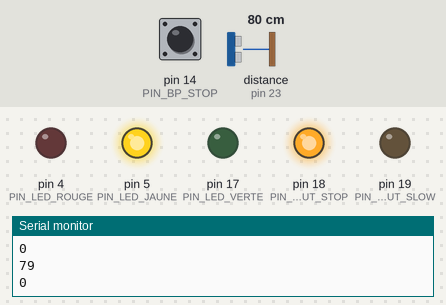
The sketch below on a simulated Arduino Mega 2560, built with avr-gcc and run on an emulated ATmega2560. Shown: output pins drawn as LEDs (lit = HIGH), the last lines printed to the serial monitor. Wiring (inferred from the names in the program): ultrasonic range finder: trigger pin 22; echo pin 23. Dashed ring = blinking. The test bench sets the inputs (shaded band); at power-on: pin 14 (PIN_BP_STOP) HIGH, distance to the obstacle (sensor on pin 23) 80 cm. The echo pulse lasts 58.3 µs per cm; pins used as bus, display or sensor lines are not drawn.

Above: at 1.2 s.
1.3 s: pin 14 (PIN_BP_STOP) pulled LOW for 1 s
At 2.5 s:
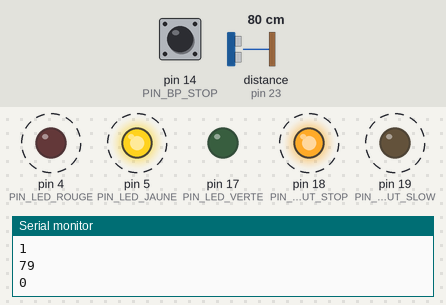
3.8 s: distance to the obstacle (sensor on pin 23) set to 146 cm
5.3 s: distance to the obstacle (sensor on pin 23) set to 157 cm
At 6.5 s:
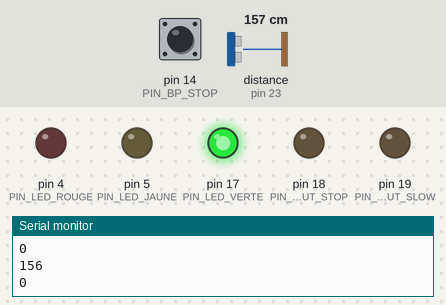
6.8 s: distance to the obstacle (sensor on pin 23) set to 217 cm
8.3 s: distance to the obstacle (sensor on pin 23) set to 223 cm
At 8.9 s:
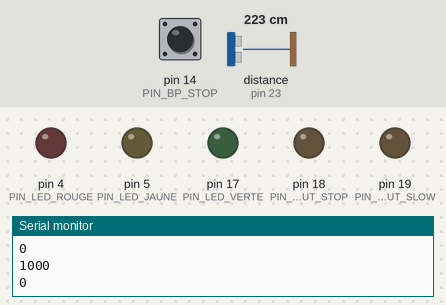
9.8 s: distance to the obstacle (sensor on pin 23) set to 2 cm
At 10.7 s:
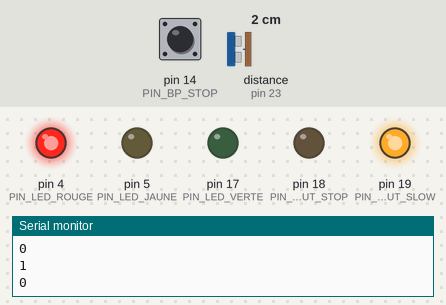
Timing chart, 0 to 12.3 s (numbered marks = the images above; inputs shaded):
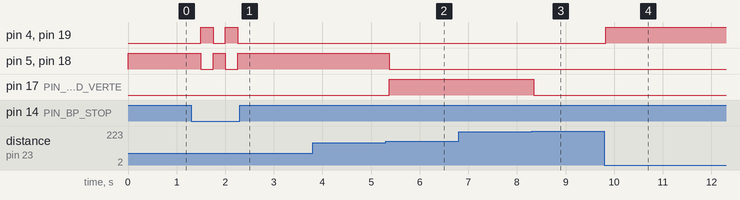

The sketch:

Systeme_De_Securite_Avec_Ultra_Son.ino
```cpp
#define PIN_TRIG 22
#define PIN_ECHO 23
#define PIN_BP_STOP 14

#define PIN_LED_ROUGE 4
#define PIN_LED_JAUNE 5
#define PIN_LED_VERTE 17

#define PIN_OUTPUT_STOP 18
#define PIN_OUTPUT_SLOW 19

int distanceCm = 0;
boolean stateStop = LOW;


void setup() {
  Serial.begin(115200); //Initialise les liaisons series
  initInputOutput();
}


void loop() {

  distanceCm = readCapteurUs();
  Serial.println(distanceCm); //Debug
  Serial.println(stateStop); //Debug

  if (digitalRead(PIN_BP_STOP) == LOW) {
    stateStop = !stateStop;
    delay(50);
  }

  // Bouton enfoncé OU distance inférieure à 60 cm
  if ((stateStop == HIGH) || (distanceCm < 60)) {
    digitalWrite(PIN_OUTPUT_STOP, LOW);
    digitalWrite(PIN_OUTPUT_SLOW, HIGH);
    digitalWrite(PIN_LED_ROUGE, HIGH);
    digitalWrite(PIN_LED_JAUNE, LOW);
    digitalWrite(PIN_LED_VERTE, LOW);
  }
  // Distance entre 60 et 230 cm
  else if ((stateStop == LOW) && ((distanceCm > 60) && (distanceCm < 150))) {
    digitalWrite(PIN_OUTPUT_STOP, HIGH);
    digitalWrite(PIN_OUTPUT_SLOW, LOW);
    digitalWrite(PIN_LED_ROUGE, LOW);
    digitalWrite(PIN_LED_JAUNE, HIGH);
    digitalWrite(PIN_LED_VERTE, LOW);
  }
  // Distance supérieur à 150 et inférieur a 220 cm
  else if ((stateStop == LOW) && ((distanceCm > 150) && (distanceCm < 220))) {
    digitalWrite(PIN_OUTPUT_STOP, LOW);
    digitalWrite(PIN_OUTPUT_SLOW, LOW);
    digitalWrite(PIN_LED_ROUGE, LOW);
    digitalWrite(PIN_LED_JAUNE, LOW);
    digitalWrite(PIN_LED_VERTE, HIGH);
  }
  // Distance supérieur à 220 cm
  else if ((stateStop == LOW) && (distanceCm == 1000)) {
    digitalWrite(PIN_OUTPUT_STOP, LOW);
    digitalWrite(PIN_OUTPUT_SLOW, LOW);
    digitalWrite(PIN_LED_ROUGE, LOW);
    digitalWrite(PIN_LED_JAUNE, LOW);
    digitalWrite(PIN_LED_VERTE, LOW);
  }
  delay(200); //delai dde 200ms pour éviter les variation brusque d'etat
}


//Procedure de lecture capteur US
long readCapteurUs() {
  long duration;
  float distance; // Modification de distance en type float pour les décimales.
  digitalWrite(PIN_TRIG, LOW);
  delayMicroseconds(2);
  digitalWrite(PIN_TRIG, HIGH);
  delayMicroseconds(10);
  digitalWrite(PIN_TRIG, LOW);
  duration = pulseIn(PIN_ECHO, HIGH);
  distance = (duration/2) / 29.1;
    if (distance >= 220 || distance <= 0){
    return distance = 1000;
  }
  else {
    return distance;
  }
}

//Procedure d'initialisation des entrées/sorties
void initInputOutput() {

  pinMode(PIN_TRIG, OUTPUT); //Initialisation sortie trig (signal)
  digitalWrite(PIN_TRIG, LOW); //Initialisation sortie trig etat LOW
  pinMode(PIN_ECHO, INPUT); //Initialisation entree echo (retour)

  pinMode(PIN_LED_ROUGE, OUTPUT); //Initialisation sortie led rouge
  pinMode(PIN_LED_JAUNE, OUTPUT); //Initialisation sortie led jaune
  pinMode(PIN_LED_VERTE, OUTPUT); //Initialisation sortie led verte

  pinMode(PIN_BP_STOP, INPUT_PULLUP); //Initialisation entre bp
  pinMode(PIN_OUTPUT_STOP, OUTPUT); //Initialisation sortie stop robot
  pinMode(PIN_OUTPUT_SLOW, OUTPUT); //Initialisation sortie 50% de vitesse

}
```

Measured:
- the behaviour switches between 151 and 152 cm on distance to the obstacle (sensor on pin 23) (found by bisection; images 1 and 2)
- the behaviour switches between 219 and 220 cm on distance to the obstacle (sensor on pin 23) (found by bisection; images 2 and 3)
- after the input at 1.3 s, pin 4 (PIN_LED_ROUGE), pin 19 (PIN_OUTPUT_SLOW): alternates HIGH for 0.26 s and LOW for 0.26 s, 4 changes in all, then stays LOW, starting after 0.19 s; pin 5 (PIN_LED_JAUNE), pin 18 (PIN_OUTPUT_STOP): alternates HIGH for 0.26 s and LOW for 0.26 s, 4 changes in all, then stays HIGH, starting after 0.19 s
- after the input at 5.3 s, pin 5 (PIN_LED_JAUNE), pin 18 (PIN_OUTPUT_STOP): HIGH → LOW after 0.07 s; pin 17 (PIN_LED_VERTE): LOW → HIGH after 0.07 s
- after the input at 8.3 s, pin 17 (PIN_LED_VERTE): HIGH → LOW at once
- after the input at 9.8 s, pin 4 (PIN_LED_ROUGE), pin 19 (PIN_OUTPUT_SLOW): LOW → HIGH at once
